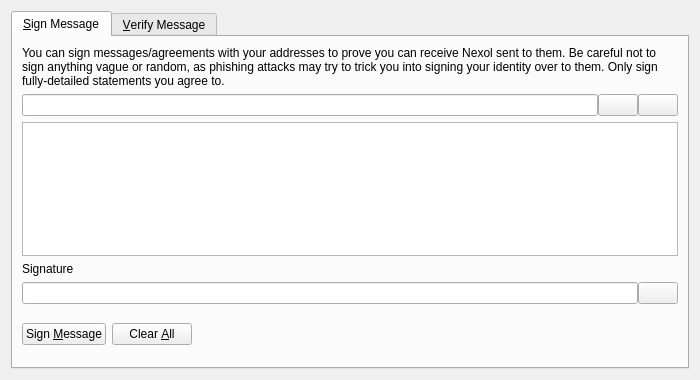
<?xml version="1.0" encoding="UTF-8"?>
<ui version="4.0">
 <class>SignVerifyMessageDialog</class>
 <widget class="QDialog" name="SignVerifyMessageDialog">
  <property name="geometry">
   <rect>
    <x>0</x>
    <y>0</y>
    <width>700</width>
    <height>380</height>
   </rect>
  </property>
  <property name="windowTitle">
   <string>Signatures - Sign / Verify a Message</string>
  </property>
  <property name="modal">
   <bool>true</bool>
  </property>
  <layout class="QVBoxLayout" name="verticalLayout">
   <item>
    <widget class="QTabWidget" name="tabWidget">
     <property name="currentIndex">
      <number>0</number>
     </property>
     <widget class="QWidget" name="tabSignMessage">
      <attribute name="title">
       <string>&amp;Sign Message</string>
      </attribute>
      <layout class="QVBoxLayout" name="verticalLayout_SM">
       <item>
        <widget class="QLabel" name="infoLabel_SM">
         <property name="text">
          <string>You can sign messages/agreements with your addresses to prove you can receive Nexol sent to them. Be careful not to sign anything vague or random, as phishing attacks may try to trick you into signing your identity over to them. Only sign fully-detailed statements you agree to.</string>
         </property>
         <property name="textFormat">
          <enum>Qt::PlainText</enum>
         </property>
         <property name="wordWrap">
          <bool>true</bool>
         </property>
        </widget>
       </item>
       <item>
        <layout class="QHBoxLayout" name="horizontalLayout_1_SM">
         <property name="spacing">
          <number>0</number>
         </property>
         <item>
          <widget class="QValidatedLineEdit" name="addressIn_SM">
           <property name="toolTip">
            <string>The Nexol address to sign the message with</string>
           </property>
          </widget>
         </item>
         <item>
          <widget class="QPushButton" name="addressBookButton_SM">
           <property name="toolTip">
            <string>Choose previously used address</string>
           </property>
           <property name="text">
            <string/>
           </property>
           <property name="shortcut">
            <string>Alt+A</string>
           </property>
           <property name="autoDefault">
            <bool>false</bool>
           </property>
          </widget>
         </item>
         <item>
          <widget class="QPushButton" name="pasteButton_SM">
           <property name="toolTip">
            <string>Paste address from clipboard</string>
           </property>
           <property name="text">
            <string/>
           </property>
           <property name="shortcut">
            <string>Alt+P</string>
           </property>
           <property name="autoDefault">
            <bool>false</bool>
           </property>
          </widget>
         </item>
        </layout>
       </item>
       <item>
        <widget class="QPlainTextEdit" name="messageIn_SM">
         <property name="toolTip">
          <string>Enter the message you want to sign here</string>
         </property>
        </widget>
       </item>
       <item>
        <widget class="QLabel" name="signatureLabel_SM">
         <property name="text">
          <string>Signature</string>
         </property>
         <property name="textFormat">
          <enum>Qt::PlainText</enum>
         </property>
        </widget>
       </item>
       <item>
        <layout class="QHBoxLayout" name="horizontalLayout_2_SM">
         <property name="spacing">
          <number>0</number>
         </property>
         <item>
          <widget class="QLineEdit" name="signatureOut_SM">
           <property name="font">
            <font>
             <italic>true</italic>
            </font>
           </property>
           <property name="readOnly">
            <bool>true</bool>
           </property>
          </widget>
         </item>
         <item>
          <widget class="QPushButton" name="copySignatureButton_SM">
           <property name="toolTip">
            <string>Copy the current signature to the system clipboard</string>
           </property>
           <property name="text">
            <string/>
           </property>
           <property name="autoDefault">
            <bool>false</bool>
           </property>
          </widget>
         </item>
        </layout>
       </item>
       <item>
        <layout class="QHBoxLayout" name="horizontalLayout_3_SM">
         <item>
          <widget class="QPushButton" name="signMessageButton_SM">
           <property name="toolTip">
            <string>Sign the message to prove you own this Nexol address</string>
           </property>
           <property name="text">
            <string>Sign &amp;Message</string>
           </property>
           <property name="autoDefault">
            <bool>false</bool>
           </property>
          </widget>
         </item>
         <item>
          <widget class="QPushButton" name="clearButton_SM">
           <property name="toolTip">
            <string>Reset all sign message fields</string>
           </property>
           <property name="text">
            <string>Clear &amp;All</string>
           </property>
           <property name="autoDefault">
            <bool>false</bool>
           </property>
          </widget>
         </item>
         <item>
          <spacer name="horizontalSpacer_1_SM">
           <property name="orientation">
            <enum>Qt::Horizontal</enum>
           </property>
           <property name="sizeHint" stdset="0">
            <size>
             <width>40</width>
             <height>48</height>
            </size>
           </property>
          </spacer>
         </item>
         <item>
          <widget class="QLabel" name="statusLabel_SM">
           <property name="font">
            <font>
             <weight>75</weight>
             <bold>true</bold>
            </font>
           </property>
           <property name="text">
            <string/>
           </property>
           <property name="wordWrap">
            <bool>true</bool>
           </property>
          </widget>
         </item>
         <item>
          <spacer name="horizontalSpacer_2_SM">
           <property name="orientation">
            <enum>Qt::Horizontal</enum>
           </property>
           <property name="sizeHint" stdset="0">
            <size>
             <width>40</width>
             <height>48</height>
            </size>
           </property>
          </spacer>
         </item>
        </layout>
       </item>
      </layout>
     </widget>
     <widget class="QWidget" name="tabVerifyMessage">
      <attribute name="title">
       <string>&amp;Verify Message</string>
      </attribute>
      <layout class="QVBoxLayout" name="verticalLayout_VM">
       <item>
        <widget class="QLabel" name="infoLabel_VM">
         <property name="text">
          <string>Enter the receiver's address, message (ensure you copy line breaks, spaces, tabs, etc. exactly) and signature below to verify the message. Be careful not to read more into the signature than what is in the signed message itself, to avoid being tricked by a man-in-the-middle attack. Note that this only proves the signing party receives with the address, it cannot prove sendership of any transaction!</string>
         </property>
         <property name="textFormat">
          <enum>Qt::PlainText</enum>
         </property>
         <property name="alignment">
          <set>Qt::AlignLeading|Qt::AlignLeft|Qt::AlignTop</set>
         </property>
         <property name="wordWrap">
          <bool>true</bool>
         </property>
        </widget>
       </item>
       <item>
        <layout class="QHBoxLayout" name="horizontalLayout_1_VM">
         <property name="spacing">
          <number>0</number>
         </property>
         <item>
          <widget class="QValidatedLineEdit" name="addressIn_VM">
           <property name="toolTip">
            <string>The Nexol address the message was signed with</string>
           </property>
          </widget>
         </item>
         <item>
          <widget class="QPushButton" name="addressBookButton_VM">
           <property name="toolTip">
            <string>Choose previously used address</string>
           </property>
           <property name="text">
            <string/>
           </property>
           <property name="shortcut">
            <string>Alt+A</string>
           </property>
           <property name="autoDefault">
            <bool>false</bool>
           </property>
          </widget>
         </item>
        </layout>
       </item>
       <item>
        <widget class="QPlainTextEdit" name="messageIn_VM"/>
       </item>
       <item>
        <widget class="QValidatedLineEdit" name="signatureIn_VM"/>
       </item>
       <item>
        <layout class="QHBoxLayout" name="horizontalLayout_2_VM">
         <item>
          <widget class="QPushButton" name="verifyMessageButton_VM">
           <property name="toolTip">
            <string>Verify the message to ensure it was signed with the specified Nexol address</string>
           </property>
           <property name="text">
            <string>Verify &amp;Message</string>
           </property>
           <property name="autoDefault">
            <bool>false</bool>
           </property>
          </widget>
         </item>
         <item>
          <widget class="QPushButton" name="clearButton_VM">
           <property name="toolTip">
            <string>Reset all verify message fields</string>
           </property>
           <property name="text">
            <string>Clear &amp;All</string>
           </property>
           <property name="autoDefault">
            <bool>false</bool>
           </property>
          </widget>
         </item>
         <item>
          <spacer name="horizontalSpacer_1_VM">
           <property name="orientation">
            <enum>Qt::Horizontal</enum>
           </property>
           <property name="sizeHint" stdset="0">
            <size>
             <width>40</width>
             <height>48</height>
            </size>
           </property>
          </spacer>
         </item>
         <item>
          <widget class="QLabel" name="statusLabel_VM">
           <property name="font">
            <font>
             <weight>75</weight>
             <bold>true</bold>
            </font>
           </property>
           <property name="text">
            <string/>
           </property>
           <property name="wordWrap">
            <bool>true</bool>
           </property>
          </widget>
         </item>
         <item>
          <spacer name="horizontalSpacer_2_VM">
           <property name="orientation">
            <enum>Qt::Horizontal</enum>
           </property>
           <property name="sizeHint" stdset="0">
            <size>
             <width>40</width>
             <height>48</height>
            </size>
           </property>
          </spacer>
         </item>
        </layout>
       </item>
      </layout>
     </widget>
    </widget>
   </item>
  </layout>
 </widget>
 <customwidgets>
  <customwidget>
   <class>QValidatedLineEdit</class>
   <extends>QLineEdit</extends>
   <header>qvalidatedlineedit.h</header>
  </customwidget>
 </customwidgets>
 <resources>
  <include location="../nexol.qrc"/>
 </resources>
 <connections/>
</ui>
